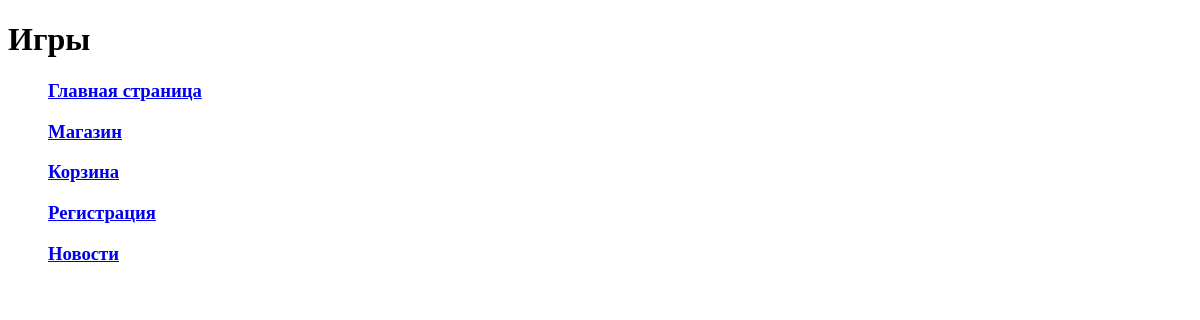
Page /platform/games/ on the earlier database version.
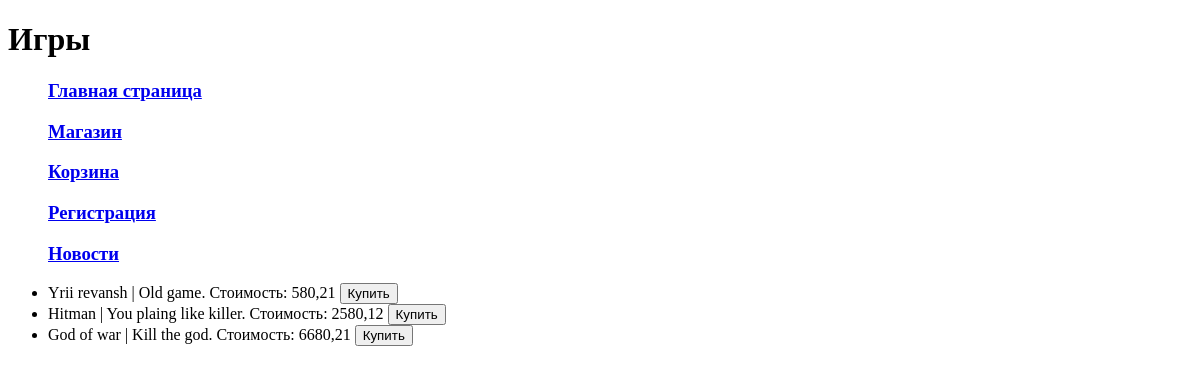
Same page on the later database version.
### task1/models.py (models this page shows, shortened)
class Game(models.Model):
    title= models.CharField('Название игры', max_length=100)
    cost = models.DecimalField('Цена', max_digits=10, decimal_places=2)
    size = models.DecimalField('Размер файлов игры', max_digits=10, decimal_places=2)
    description = models.TextField('Описание')
    age_limited = models.BooleanField('Ограничение возраста 18+', default=False)
    buyer = models.ManyToManyField( Buyer, related_name='games')

### task1/views.py (the view)
# urls.py: path('platform/games/', games),
def games(request):
    games_collection = Game.objects.all()  # Получаем все записи из модели Game
    context = {
        'games': games_collection,  # Передаем коллекцию в контекст
    }
    return render(request, 'fourth_task/games.html', context)

### templates/fourth_task/games.html (shortened to what this page needs)
{% extends "fourth_task/menu.html" %}
    {% block head %}
<head>
</head>
    {% endblock %}
{% block page_name %}
<h1>Игры</h1>
{% endblock %}
{% block content %}
        <ul>
        {% for game in games %}
            <li>
                {{ game.title }} | {{ game.description }}. Стоимость: {{ game.cost }}
                <button>Купить</button>
            </li>
        {% endfor %}
    </ul>
{% endblock %}

### templates/fourth_task/menu.html (shortened to what this page needs)
<!DOCTYPE html>
{% load static %}
<html lang="en">
    {% block head %}{% endblock %}
<body>
<pagename>
    {% block page_name %}{% endblock %}
</pagename>
<menu>
    {% block menu %}
    <p><a href="/platform"><h3>Главная страница</h3></a></p>
    <p><a href="/platform/games/"><h3>Магазин</h3></a></p>
    <p><a href="/platform/cart/"><h3>Корзина</h3></a></p>
    <p><a href="/platform/registration/"><h3>Регистрация</h3></a></p>
    <p><a href="/platform/news/"><h3>Новости</h3></a></p>
    {% endblock %}
</menu>
<content1>
    {% block content %}
    {% endblock %}
</content1>
</body>
</html>

Differences in the rows shown:
added Game: title "Yrii revansh", description "Old game", cost "580,21"
added Game: title "Hitman", description "You plaing like killer", cost "2580,12"
added Game: title "God of war", description "Kill the god", cost "6680,21"
